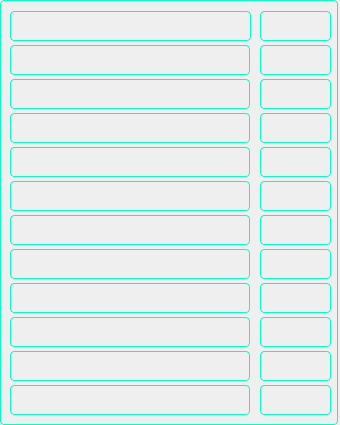
<?xml version="1.0" encoding="UTF-8"?>
<ui version="4.0">
 <class>BatteryWidget</class>
 <widget class="QWidget" name="BatteryWidget">
  <property name="geometry">
   <rect>
    <x>0</x>
    <y>0</y>
    <width>340</width>
    <height>425</height>
   </rect>
  </property>
  <property name="windowTitle">
   <string>Form</string>
  </property>
  <widget class="QFrame" name="frame_2">
   <property name="geometry">
    <rect>
     <x>0</x>
     <y>0</y>
     <width>338</width>
     <height>425</height>
    </rect>
   </property>
   <property name="sizePolicy">
    <sizepolicy hsizetype="Preferred" vsizetype="Expanding">
     <horstretch>0</horstretch>
     <verstretch>0</verstretch>
    </sizepolicy>
   </property>
   <property name="minimumSize">
    <size>
     <width>338</width>
     <height>420</height>
    </size>
   </property>
   <property name="maximumSize">
    <size>
     <width>338</width>
     <height>425</height>
    </size>
   </property>
   <property name="styleSheet">
    <string notr="true">QFrame{
border: 1px solid #00ffc1;
border-radius: 4px;
padding: 2px;
}</string>
   </property>
   <property name="frameShape">
    <enum>QFrame::Box</enum>
   </property>
   <property name="frameShadow">
    <enum>QFrame::Plain</enum>
   </property>
   <widget class="QWidget" name="verticalLayoutWidget_8">
    <property name="geometry">
     <rect>
      <x>10</x>
      <y>10</y>
      <width>241</width>
      <height>411</height>
     </rect>
    </property>
    <layout class="QVBoxLayout" name="verticalLayout_12">
     <property name="spacing">
      <number>3</number>
     </property>
     <item>
      <widget class="QLabel" name="label_err0">
       <property name="minimumSize">
        <size>
         <width>0</width>
         <height>0</height>
        </size>
       </property>
       <property name="maximumSize">
        <size>
         <width>245</width>
         <height>30</height>
        </size>
       </property>
       <property name="font">
        <font>
         <family>Halvetica</family>
         <pointsize>10</pointsize>
         <weight>50</weight>
         <italic>false</italic>
         <bold>false</bold>
        </font>
       </property>
       <property name="styleSheet">
        <string notr="true">QLabel{
font: 10pt &quot;Halvetica&quot; ;
color: #e6e6e6;
}</string>
       </property>
       <property name="text">
        <string/>
       </property>
      </widget>
     </item>
     <item>
      <widget class="QLabel" name="label_err1">
       <property name="maximumSize">
        <size>
         <width>240</width>
         <height>30</height>
        </size>
       </property>
       <property name="font">
        <font>
         <family>Halvetica</family>
         <pointsize>10</pointsize>
         <weight>50</weight>
         <italic>false</italic>
         <bold>false</bold>
        </font>
       </property>
       <property name="styleSheet">
        <string notr="true">QLabel{
font: 10pt &quot;Halvetica&quot; ;
color: #e6e6e6;
}</string>
       </property>
       <property name="text">
        <string/>
       </property>
      </widget>
     </item>
     <item>
      <widget class="QLabel" name="label_err2">
       <property name="maximumSize">
        <size>
         <width>240</width>
         <height>30</height>
        </size>
       </property>
       <property name="font">
        <font>
         <family>Halvetica</family>
         <pointsize>10</pointsize>
         <weight>50</weight>
         <italic>false</italic>
         <bold>false</bold>
        </font>
       </property>
       <property name="styleSheet">
        <string notr="true">QLabel{
font: 10pt &quot;Halvetica&quot; ;
color: #e6e6e6;
}</string>
       </property>
       <property name="text">
        <string/>
       </property>
      </widget>
     </item>
     <item>
      <widget class="QLabel" name="label_err4">
       <property name="maximumSize">
        <size>
         <width>240</width>
         <height>30</height>
        </size>
       </property>
       <property name="font">
        <font>
         <family>Halvetica</family>
         <pointsize>10</pointsize>
         <weight>50</weight>
         <italic>false</italic>
         <bold>false</bold>
        </font>
       </property>
       <property name="styleSheet">
        <string notr="true">QLabel{
font: 10pt &quot;Halvetica&quot; ;
color: #e6e6e6;
}</string>
       </property>
       <property name="text">
        <string/>
       </property>
      </widget>
     </item>
     <item>
      <widget class="QLabel" name="label_err5">
       <property name="maximumSize">
        <size>
         <width>240</width>
         <height>30</height>
        </size>
       </property>
       <property name="font">
        <font>
         <family>Halvetica</family>
         <pointsize>10</pointsize>
         <weight>50</weight>
         <italic>false</italic>
         <bold>false</bold>
        </font>
       </property>
       <property name="styleSheet">
        <string notr="true">QLabel{
font: 10pt &quot;Halvetica&quot; ;
color: #e6e6e6;
}</string>
       </property>
       <property name="text">
        <string/>
       </property>
      </widget>
     </item>
     <item>
      <widget class="QLabel" name="label_err6">
       <property name="maximumSize">
        <size>
         <width>240</width>
         <height>30</height>
        </size>
       </property>
       <property name="font">
        <font>
         <family>Halvetica</family>
         <pointsize>10</pointsize>
         <weight>50</weight>
         <italic>false</italic>
         <bold>false</bold>
        </font>
       </property>
       <property name="styleSheet">
        <string notr="true">QLabel{
font: 10pt &quot;Halvetica&quot; ;
color: #e6e6e6;
}</string>
       </property>
       <property name="text">
        <string/>
       </property>
      </widget>
     </item>
     <item>
      <widget class="QLabel" name="label_err7">
       <property name="maximumSize">
        <size>
         <width>240</width>
         <height>30</height>
        </size>
       </property>
       <property name="font">
        <font>
         <family>Halvetica</family>
         <pointsize>10</pointsize>
         <weight>50</weight>
         <italic>false</italic>
         <bold>false</bold>
        </font>
       </property>
       <property name="styleSheet">
        <string notr="true">QLabel{
font: 10pt &quot;Halvetica&quot; ;
color: #e6e6e6;
}</string>
       </property>
       <property name="text">
        <string/>
       </property>
      </widget>
     </item>
     <item>
      <widget class="QLabel" name="label_err9">
       <property name="maximumSize">
        <size>
         <width>240</width>
         <height>30</height>
        </size>
       </property>
       <property name="font">
        <font>
         <family>Halvetica</family>
         <pointsize>10</pointsize>
         <weight>50</weight>
         <italic>false</italic>
         <bold>false</bold>
        </font>
       </property>
       <property name="styleSheet">
        <string notr="true">QLabel{
font: 10pt &quot;Halvetica&quot; ;
color: #e6e6e6;
}</string>
       </property>
       <property name="text">
        <string/>
       </property>
      </widget>
     </item>
     <item>
      <widget class="QLabel" name="label_err10">
       <property name="maximumSize">
        <size>
         <width>240</width>
         <height>30</height>
        </size>
       </property>
       <property name="font">
        <font>
         <family>Halvetica</family>
         <pointsize>10</pointsize>
         <weight>50</weight>
         <italic>false</italic>
         <bold>false</bold>
        </font>
       </property>
       <property name="styleSheet">
        <string notr="true">QLabel{
font: 10pt &quot;Halvetica&quot; ;
color: #e6e6e6;
}</string>
       </property>
       <property name="text">
        <string/>
       </property>
      </widget>
     </item>
     <item>
      <widget class="QLabel" name="label_err11">
       <property name="maximumSize">
        <size>
         <width>240</width>
         <height>30</height>
        </size>
       </property>
       <property name="font">
        <font>
         <family>Halvetica</family>
         <pointsize>10</pointsize>
         <weight>50</weight>
         <italic>false</italic>
         <bold>false</bold>
        </font>
       </property>
       <property name="styleSheet">
        <string notr="true">QLabel{
font: 10pt &quot;Halvetica&quot; ;
color: #e6e6e6;
}</string>
       </property>
       <property name="text">
        <string/>
       </property>
      </widget>
     </item>
     <item>
      <widget class="QLabel" name="label_err14">
       <property name="maximumSize">
        <size>
         <width>240</width>
         <height>30</height>
        </size>
       </property>
       <property name="font">
        <font>
         <family>Halvetica</family>
         <pointsize>10</pointsize>
         <weight>50</weight>
         <italic>false</italic>
         <bold>false</bold>
        </font>
       </property>
       <property name="styleSheet">
        <string notr="true">QLabel{
font: 10pt &quot;Halvetica&quot; ;
color: #e6e6e6;
}</string>
       </property>
       <property name="text">
        <string/>
       </property>
      </widget>
     </item>
     <item>
      <widget class="QLabel" name="label_err15">
       <property name="maximumSize">
        <size>
         <width>240</width>
         <height>30</height>
        </size>
       </property>
       <property name="font">
        <font>
         <family>Halvetica</family>
         <pointsize>10</pointsize>
         <weight>50</weight>
         <italic>false</italic>
         <bold>false</bold>
        </font>
       </property>
       <property name="styleSheet">
        <string notr="true">QLabel{
font: 10pt &quot;Halvetica&quot; ;
color: #e6e6e6;
}</string>
       </property>
       <property name="text">
        <string/>
       </property>
      </widget>
     </item>
    </layout>
   </widget>
   <widget class="QWidget" name="verticalLayoutWidget_7">
    <property name="geometry">
     <rect>
      <x>260</x>
      <y>10</y>
      <width>71</width>
      <height>411</height>
     </rect>
    </property>
    <layout class="QVBoxLayout" name="verticalLayout_11">
     <property name="spacing">
      <number>3</number>
     </property>
     <item>
      <widget class="QFrame" name="led_err0">
       <property name="maximumSize">
        <size>
         <width>16777215</width>
         <height>30</height>
        </size>
       </property>
       <property name="styleSheet">
        <string notr="true"/>
       </property>
       <property name="frameShape">
        <enum>QFrame::NoFrame</enum>
       </property>
       <property name="frameShadow">
        <enum>QFrame::Raised</enum>
       </property>
      </widget>
     </item>
     <item>
      <widget class="QFrame" name="led_err1">
       <property name="maximumSize">
        <size>
         <width>16777215</width>
         <height>30</height>
        </size>
       </property>
       <property name="frameShape">
        <enum>QFrame::NoFrame</enum>
       </property>
       <property name="frameShadow">
        <enum>QFrame::Raised</enum>
       </property>
       <property name="lineWidth">
        <number>0</number>
       </property>
      </widget>
     </item>
     <item>
      <widget class="QFrame" name="led_err2">
       <property name="maximumSize">
        <size>
         <width>16777215</width>
         <height>30</height>
        </size>
       </property>
       <property name="frameShape">
        <enum>QFrame::NoFrame</enum>
       </property>
       <property name="frameShadow">
        <enum>QFrame::Raised</enum>
       </property>
      </widget>
     </item>
     <item>
      <widget class="QFrame" name="led_err4">
       <property name="maximumSize">
        <size>
         <width>16777215</width>
         <height>30</height>
        </size>
       </property>
       <property name="frameShape">
        <enum>QFrame::NoFrame</enum>
       </property>
       <property name="frameShadow">
        <enum>QFrame::Raised</enum>
       </property>
      </widget>
     </item>
     <item>
      <widget class="QFrame" name="led_err5">
       <property name="maximumSize">
        <size>
         <width>16777215</width>
         <height>30</height>
        </size>
       </property>
       <property name="frameShape">
        <enum>QFrame::NoFrame</enum>
       </property>
       <property name="frameShadow">
        <enum>QFrame::Raised</enum>
       </property>
      </widget>
     </item>
     <item>
      <widget class="QFrame" name="led_err6">
       <property name="maximumSize">
        <size>
         <width>16777215</width>
         <height>30</height>
        </size>
       </property>
       <property name="frameShape">
        <enum>QFrame::NoFrame</enum>
       </property>
       <property name="frameShadow">
        <enum>QFrame::Raised</enum>
       </property>
      </widget>
     </item>
     <item>
      <widget class="QFrame" name="led_err7">
       <property name="maximumSize">
        <size>
         <width>16777215</width>
         <height>30</height>
        </size>
       </property>
       <property name="frameShape">
        <enum>QFrame::NoFrame</enum>
       </property>
       <property name="frameShadow">
        <enum>QFrame::Raised</enum>
       </property>
      </widget>
     </item>
     <item>
      <widget class="QFrame" name="led_err9">
       <property name="maximumSize">
        <size>
         <width>16777215</width>
         <height>30</height>
        </size>
       </property>
       <property name="frameShape">
        <enum>QFrame::NoFrame</enum>
       </property>
       <property name="frameShadow">
        <enum>QFrame::Raised</enum>
       </property>
      </widget>
     </item>
     <item>
      <widget class="QFrame" name="led_err10">
       <property name="maximumSize">
        <size>
         <width>16777215</width>
         <height>30</height>
        </size>
       </property>
       <property name="frameShape">
        <enum>QFrame::NoFrame</enum>
       </property>
       <property name="frameShadow">
        <enum>QFrame::Raised</enum>
       </property>
      </widget>
     </item>
     <item>
      <widget class="QFrame" name="led_err11">
       <property name="maximumSize">
        <size>
         <width>16777215</width>
         <height>30</height>
        </size>
       </property>
       <property name="frameShape">
        <enum>QFrame::NoFrame</enum>
       </property>
       <property name="frameShadow">
        <enum>QFrame::Raised</enum>
       </property>
      </widget>
     </item>
     <item>
      <widget class="QFrame" name="led_err14">
       <property name="maximumSize">
        <size>
         <width>16777215</width>
         <height>30</height>
        </size>
       </property>
       <property name="frameShape">
        <enum>QFrame::NoFrame</enum>
       </property>
       <property name="frameShadow">
        <enum>QFrame::Raised</enum>
       </property>
      </widget>
     </item>
     <item>
      <widget class="QFrame" name="led_err15">
       <property name="maximumSize">
        <size>
         <width>16777215</width>
         <height>30</height>
        </size>
       </property>
       <property name="frameShape">
        <enum>QFrame::NoFrame</enum>
       </property>
       <property name="frameShadow">
        <enum>QFrame::Raised</enum>
       </property>
      </widget>
     </item>
    </layout>
   </widget>
  </widget>
 </widget>
 <resources/>
 <connections/>
</ui>
